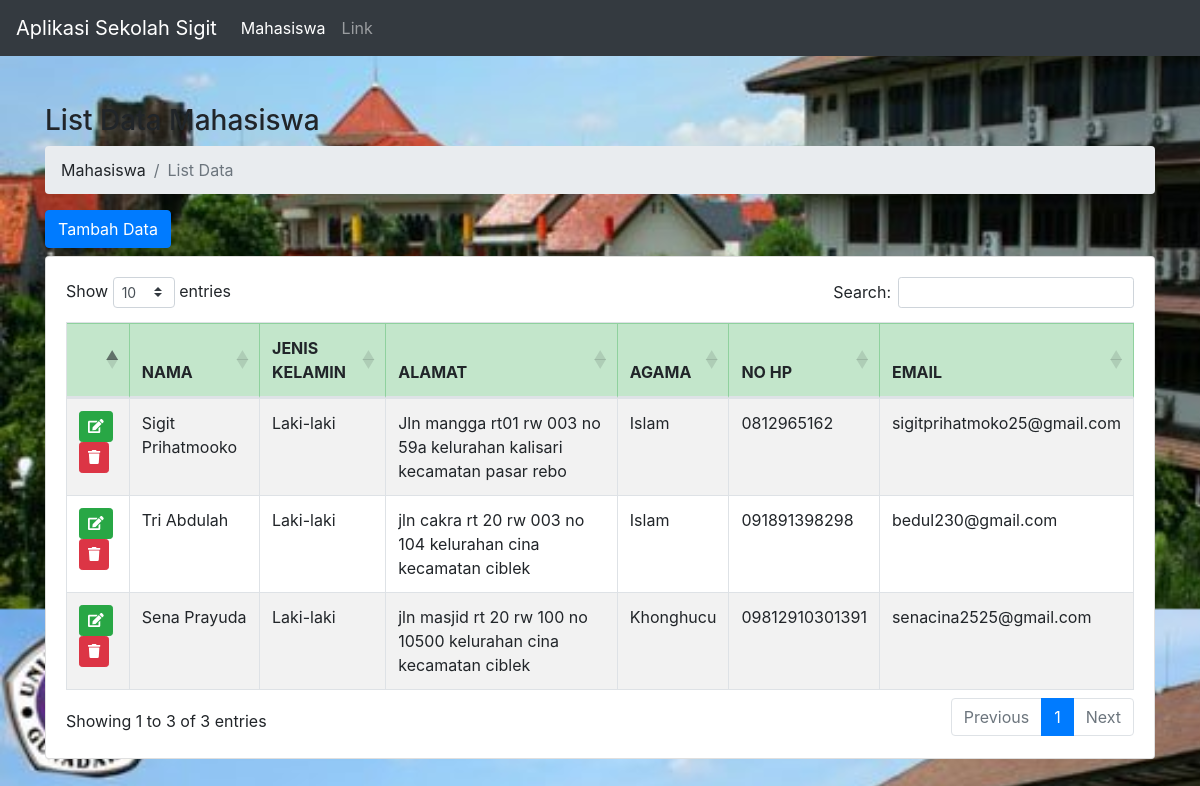
Screenshot of /Sekolah_Sigit/index.php with the database file from the repository.
### tables this page shows
CREATE TABLE `mahasiswa` (
  `IdMhsw` int(11) NOT NULL,
  `Nama` varchar(150) DEFAULT NULL,
  `JenisKelamin` varchar(20) DEFAULT NULL,
  `Alamat` text DEFAULT NULL,
  `Agama` varchar(30) DEFAULT NULL,
  `NoHp` varchar(15) DEFAULT NULL,
  `Email` varchar(150) DEFAULT NULL
);

### Sekolah_Sigit/application/controllers/Mahasiswa.php (called while the page is built, shortened)
<?php
class Mahasiswa extends CI_Controller
{
    public function __construct()
    {
        $this->load->model("Mahasiswa_model");
    }
    public function index()
    {
        $data["title"] = "List Data Mahasiswa";
        $data["data_mahasiswa"] = $this->Mahasiswa_model->getAll();
        $this->load->view('templates/header', $data);
        $this->load->view('templates/menu');
        $this->load->view('mahasiswa/index', $data);
        $this->load->view('templates/footer');
    }
}

### Sekolah_Sigit/index.php (called while the page is built, shortened)
<?php
require_once BASEPATH.'core/CodeIgniter.php';

### Sekolah_Sigit/application/models/Mahasiswa_model.php (called while the page is built, shortened)
<?php
class Mahasiswa_model extends CI_Model
{
    private $table = 'mahasiswa';
    public function getAll()
    {
        $this->db->from($this->table);
        $this->db->order_by("IdMhsw", "desc");
        $query = $this->db->get();
        return $query->result();
    }
}

### Sekolah_Sigit/application/views/mahasiswa/index.php (the view, shortened to what this page needs)
<div class="container pt-5">
    <h3><?= $title ?></h3>
    <nav aria-label="breadcrumb">
        <ol class="breadcrumb ">
            <li class="breadcrumb-item"><a>Mahasiswa</a></li>
            <li class="breadcrumb-item active" aria-current="page">List Data</li>
        </ol>
    </nav>
    <div class="row">
        <div class="col-md-12">
            <a class="btn btn-primary mb-2" href="<?= base_url('mahasiswa/add'); ?>">Tambah Data</a>
            <div class="card">
                <div class="card-body">
                    <div class="table-responsive">
                        <table class="table table-striped table-bordered table-hover" id="tableMahasiswa">
                            <thead>
                                <tr class="table-success">
                                    <th></th>
                                    <th>NAMA</th>
                                    <th>JENIS KELAMIN</th>
                                    <th>ALAMAT</th>
                                    <th>AGAMA</th>
                                    <th>NO HP</th>
                                    <th>EMAIL</th>
                                </tr>
                            </thead>
                            <tbody>
                                <?php foreach ($data_mahasiswa as $row) : ?>
                                    <tr>
                                        <td>
                                            <a href="<?= site_url('mahasiswa/edit/' . $row->IdMhsw) ?>" class="btn btn-success btn-sm"><i class="fa fa-edit"></i> </a>
                                            <a href="javascript:void(0);" data="<?= $row->IdMhsw ?>" class="btn btn-danger btn-sm item-delete"><i class="fa fa-trash"></i> </a>
                                        </td>
                                        <td><?= $row->Nama ?></td>
                                        <td><?= $row->JenisKelamin ?></td>
                                        <td><?= $row->Alamat ?></td>
                                        <td><?= $row->Agama ?></td>
                                        <td><?= $row->NoHp ?></td>
                                        <td><?= $row->Email ?></td>
                                    </tr>
                                <?php endforeach; ?>
                            </tbody>
                        </table>
                    </div>
                </div>
            </div>
        </div>
    </div>
</div>

### Sekolah_Sigit/application/views/templates/header.php (shortened to what this page needs)
<!DOCTYPE html>
<html lang="en">
<head>
    <link rel="stylesheet" href="https://maxcdn.bootstrapcdn.com/bootstrap/4.5.2/css/bootstrap.min.css">
    <link rel="stylesheet" href="https://cdnjs.cloudflare.com/ajax/libs/font-awesome/5.15.3/css/all.min.css" />
    <link rel="stylesheet" href="https://cdn.datatables.net/1.10.24/css/dataTables.bootstrap4.min.css">
    <link rel="stylesheet" type="text/css" href = "<?=base_url("assets/css/style.css") ?> ">
</head>
<body>

### Sekolah_Sigit/application/views/templates/menu.php (shortened to what this page needs)
<nav class="navbar navbar-expand-md bg-dark navbar-dark">
    <a class="navbar-brand" href="#">Aplikasi Sekolah Sigit</a>
    <div class="collapse navbar-collapse" id="collapsibleNavbar">
        <ul class="navbar-nav">
            <li class="nav-item active">
                <a class="nav-link" href="<?= base_url('mahasiswa'); ?>">Mahasiswa</a>
            </li>
            <li class="nav-item">
                <a class="nav-link" href="#">Link</a>
            </li>
        </ul>
    </div>
</nav>

### Sekolah_Sigit/application/views/templates/footer.php
</body>
</html>

### Sekolah_Sigit/assets/css/style.css (style rules this page uses)
body { background-image: url("../image/UG.jpg"); background-size: cover; background-position: 0px -150px; }

### rows the page displays
mahasiswa: Nama "Sigit Prihatmooko", JenisKelamin "Laki-laki", Alamat "Jln mangga rt01 rw 003 no 59a kelurahan kalisari kecamatan pasar rebo", Agama "Islam", NoHp "0812965162", Email "sigitprihatmoko25@gmail.com"
mahasiswa: Nama "Tri Abdulah", JenisKelamin "Laki-laki", Alamat "jln cakra rt 20 rw 003 no 104 kelurahan cina kecamatan ciblek", Agama "Islam", NoHp "091891398298", Email "bedul230@gmail.com"
mahasiswa: Nama "Sena Prayuda", JenisKelamin "Laki-laki", Alamat "jln masjid rt 20 rw 100 no 10500 kelurahan cina kecamatan ciblek", Agama "Khonghucu", NoHp "09812910301391", Email "senacina2525@gmail.com"

### other values shown
$title "List Data Mahasiswa"
